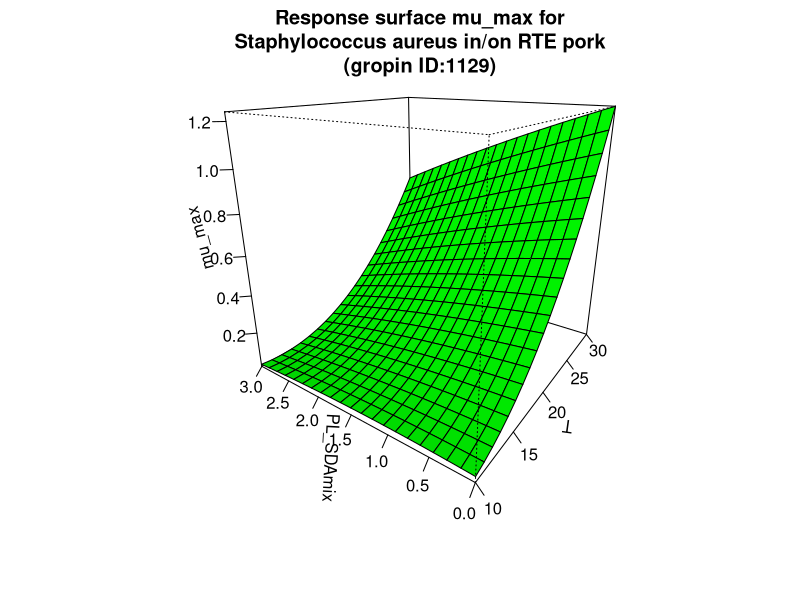

Reproduce this figure in R.
#############################
# start of Parameter script
#############################
T <- seq(9.99000999000999,30.03,length.out=21)
PL_SDAmix <- seq(0,3.003,length.out=21)
#############################
# end of Parameter script
#############################
############################# 
# start of Model script Gropin ID 1129 
#############################
 
# constant coefficients for this model
 
variables <- data.frame(T,PL_SDAmix)
argumentsPar <- expand.grid(variables)
 
# heart of the model
response_surface <- function(T,PL_SDAmix) {
   mumax <-0.1312-0.0322*T+0.0972*PL_SDAmix-0.0080*T*PL_SDAmix+0.0023*(T^2)-0.0076*(PL_SDAmix^2)

return(mumax=mumax)
} 

# output parameters
mumax <- cbind(argumentsPar,response_surface(argumentsPar['T'],argumentsPar['PL_SDAmix']))
colnames(mumax) <- c(colnames(argumentsPar),'mumax')
#############################
# End of Model script
#############################
############################# 
# start of Visualisation script Gropin ID 1129 
#############################
persp(T,PL_SDAmix,matrix(unlist(mumax$mumax),nrow=21),col = 'green',xlab='T',ylab='PL_SDAmix',zlab='mu_max',main='Response surface mu_max for
Staphylococcus aureus in/on RTE pork
(gropin ID:1129)',theta=305,phi=20,shade=0.25,ticktype = 'detailed')
#############################
# End of Visualisation script
#############################
